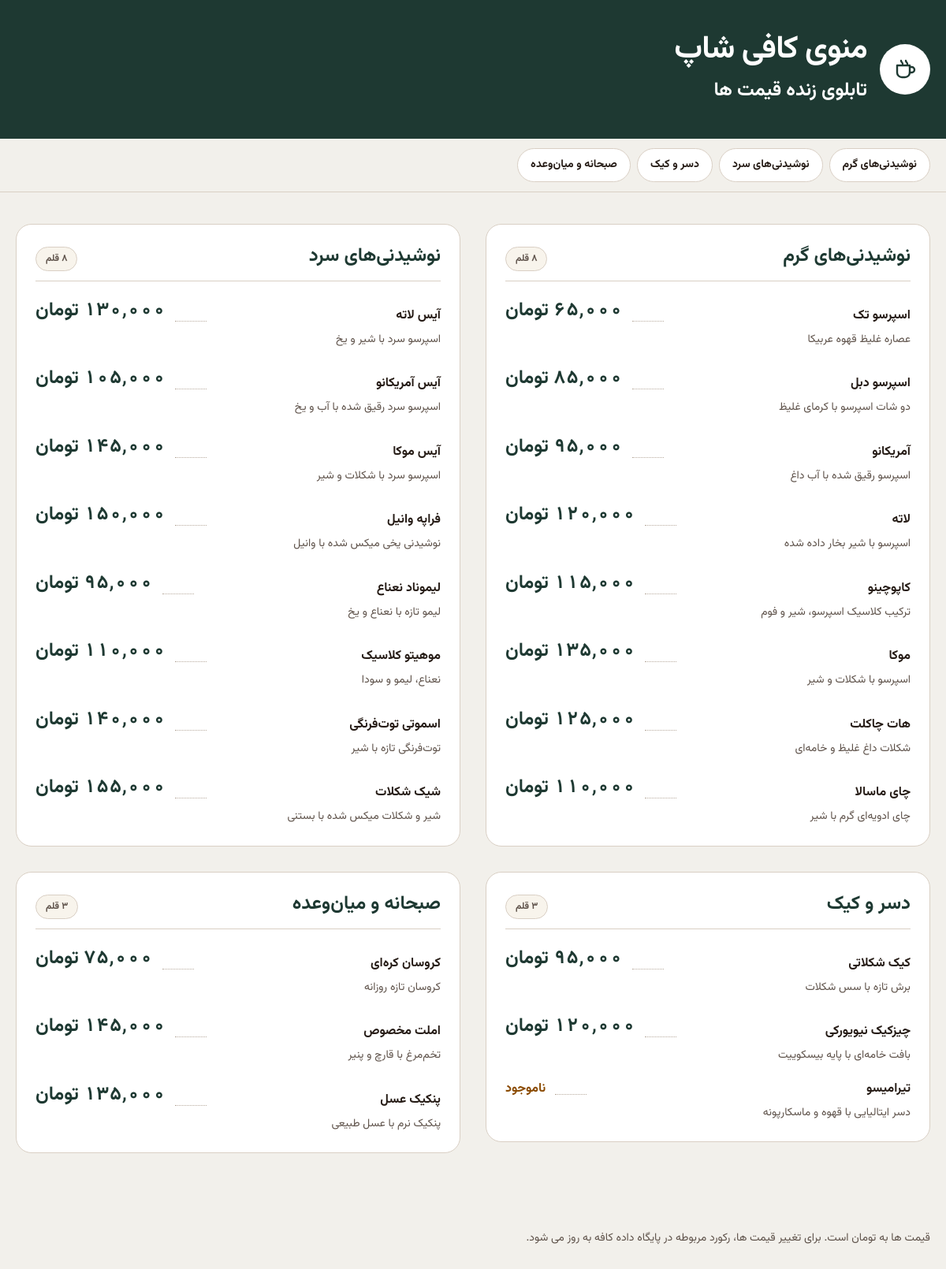
The page / on the database its author committed.
### tables this page shows
CREATE TABLE IF NOT EXISTS categories (
  id INT UNSIGNED NOT NULL AUTO_INCREMENT,
  name VARCHAR(100) NOT NULL,
  slug VARCHAR(120) NOT NULL,
  sort_order SMALLINT UNSIGNED NOT NULL DEFAULT 0,
  is_active TINYINT(1) NOT NULL DEFAULT 1,
  created_at TIMESTAMP NOT NULL DEFAULT CURRENT_TIMESTAMP,
  updated_at TIMESTAMP NOT NULL DEFAULT CURRENT_TIMESTAMP ON UPDATE CURRENT_TIMESTAMP,
  PRIMARY KEY (id),
  UNIQUE KEY uq_categories_slug (slug),
  KEY ix_categories_active_sort (is_active, sort_order, id)
);

CREATE TABLE IF NOT EXISTS products (
  id INT UNSIGNED NOT NULL AUTO_INCREMENT,
  category_id INT UNSIGNED NOT NULL,
  name VARCHAR(120) NOT NULL,
  slug VARCHAR(140) NOT NULL,
  description VARCHAR(255) NULL,
  price_toman INT UNSIGNED NULL,
  is_available TINYINT(1) NOT NULL DEFAULT 1,
  sort_order SMALLINT UNSIGNED NOT NULL DEFAULT 0,
  created_at TIMESTAMP NOT NULL DEFAULT CURRENT_TIMESTAMP,
  updated_at TIMESTAMP NOT NULL DEFAULT CURRENT_TIMESTAMP ON UPDATE CURRENT_TIMESTAMP,
  PRIMARY KEY (id),
  UNIQUE KEY uq_products_category_slug (category_id, slug),
  KEY ix_products_visible_sort (category_id, is_available, sort_order, id),
  CONSTRAINT fk_products_category
    FOREIGN KEY (category_id)
    REFERENCES categories (id)
    ON UPDATE CASCADE
    ON DELETE RESTRICT,
  CONSTRAINT chk_products_price_positive
    CHECK (price_toman IS NULL OR price_toman > 0)
);

### config/database.php (called while the page is built, shortened)
<?php
return [
    'host' => getenv('CAFE_DB_HOST') ?: '127.0.0.1',
    'port' => (int) (getenv('CAFE_DB_PORT') ?: 3306),
    'name' => getenv('CAFE_DB_NAME') ?: 'cafe_menu',
    'user' => getenv('CAFE_DB_USER') ?: 'root',
    'password' => getenv('CAFE_DB_PASSWORD') ?: '',
    'charset' => 'utf8mb4',
];

### app/bootstrap.php (called while the page is built, shortened)
<?php
require_once __DIR__ . '/Database.php';
require_once __DIR__ . '/MenuRepository.php';
require_once __DIR__ . '/menu_helpers.php';
$config = require __DIR__ . '/../config/database.php';
try {
    $menu = (new MenuRepository(Database::connect($config)))->getMenu();
} catch (Throwable $error) {
    error_log('[cafe-menu] database error: ' . $error->getMessage());
    throw new MenuDataException('در حال حاضر امکان خواندن منو وجود ندارد.');
}
return $menu;

### app/Database.php (called while the page is built, shortened)
<?php
final class Database
{
    public static function connect(array $config): PDO
    {
        $dsn = sprintf(
            'mysql:host=%s;port=%d;dbname=%s;charset=%s',
            $config['host'],
            $config['port'],
            $config['name'],
            $config['charset']
        );
        return new PDO(
            $dsn,
            $config['user'],
            $config['password'],
            [
                PDO::ATTR_ERRMODE => PDO::ERRMODE_EXCEPTION,
                PDO::ATTR_DEFAULT_FETCH_MODE => PDO::FETCH_ASSOC,
                PDO::ATTR_EMULATE_PREPARES => false,
            ]
        );
    }
}

### app/MenuRepository.php (called while the page is built, shortened)
<?php
final class MenuRepository
{
    public function getMenu(): array
    {
        $categories = $this->pdo
            ->query('SELECT id, name, slug FROM categories WHERE is_active = 1 ORDER BY sort_order ASC, id ASC')
            ->fetchAll();
        $menuCategories = [];
        $categoryIds = array_map(static fn (array $category): int => (int) $category['id'], $categories);
        if ($categoryIds !== []) {
            $placeholders = implode(',', array_fill(0, count($categoryIds), '?'));
            $statement = $this->pdo->prepare(
                'SELECT id, category_id, name, description, price_toman, is_available
                 FROM products
                 WHERE category_id IN (' . $placeholders . ')
                 ORDER BY sort_order ASC, id ASC'
            );
            foreach ($categoryIds as $index => $categoryId) {
                $statement->bindValue($index + 1, $categoryId, PDO::PARAM_INT);
            }
            $statement->execute();
            $products = $statement->fetchAll();
            foreach ($categories as $category) {
                $categoryId = (int) $category['id'];
                $menuCategories[] = [
                    'id' => $categoryId,
                    'name' => (string) $category['name'],
                    'slug' => (string) $category['slug'],
                    'products' => [],
                ];
            }
            $positions = [];
            foreach ($menuCategories as $position => $menuCategory) {
                $positions[$menuCategory['id']] = $position;
            }
            foreach ($products as $product) {
                $categoryId = (int) $product['category_id'];
                $price = $product['price_toman'];
                $menuCategories[$positions[$categoryId]]['products'][] = [
                    'id' => (int) $product['id'],
                    'name' => (string) $product['name'],
                    'description' => $product['description'] === null ? null : (string) $product['description'],
                    'price_toman' => $price === null ? null : (int) $price,
                    'is_available' => (int) $product['is_available'] === 1,
                ];
            }
        }
        return [
            'ok' => true,
            'currency' => 'تومان',
            'generated_at' => (new DateTimeImmutable('now', new DateTimeZone('Asia/Tehran')))->format('Y-m-d\TH:i:sP'),
            'categories' => $menuCategories,
        ];
    }
}

### app/menu_helpers.php (called while the page is built, shortened)
<?php
function menu_escape(string $value): string
{
    return htmlspecialchars($value, ENT_QUOTES | ENT_SUBSTITUTE, 'UTF-8');
}
function menu_anchor_id(string $slug): string
{
    $slug = strtolower(trim($slug));
    $slug = (string) preg_replace('/[^a-z0-9]+/', '-', $slug);
    $slug = trim($slug, '-');
    return $slug === '' ? 'category' : 'category-' . $slug;
}
function format_toman(?int $price): string
{
    static $formatter = null;
    if ($formatter === null && class_exists(NumberFormatter::class)) {
        $formatter = new NumberFormatter('fa_IR', NumberFormatter::DECIMAL);
    }
    $number = $formatter instanceof NumberFormatter
        ? $formatter->format($price)
        : number_format($price);
    return $number . ' تومان';
}

### index.php (the view, shortened to what this page needs)
<?php
$menu = null;
try {
    $menu = require __DIR__ . '/app/bootstrap.php';
} catch (MenuDataException $error) {
    $menuError = $error->getMessage();
} catch (Throwable $error) {
    error_log('[cafe-menu] page error: ' . $error->getMessage());
    $menuError = 'در حال حاضر امکان خواندن منو وجود ندارد.';
}
$categories = [];
if (is_array($menu) && isset($menu['categories']) && is_array($menu['categories'])) {
    $categories = $menu['categories'];
}
$generatedAt = (is_array($menu) && isset($menu['generated_at']) && is_string($menu['generated_at']))
    ? $menu['generated_at']
    : null;
function menu_format_count(int $value): string
{
    static $formatter = null;
    if ($formatter === null && class_exists(NumberFormatter::class)) {
        $formatter = new NumberFormatter('fa_IR', NumberFormatter::DECIMAL);
    }
    if ($formatter instanceof NumberFormatter) {
        $formatted = $formatter->format($value);
        if (is_string($formatted)) {
            return $formatted;
        }
    }
    return menu_to_persian_digits((string) $value);
}
function menu_to_persian_digits(string $value): string
{
    return str_replace(
        ['0', '1', '2', '3', '4', '5', '6', '7', '8', '9'],
        ['۰', '۱', '۲', '۳', '۴', '۵', '۶', '۷', '۸', '۹'],
        $value
    );
}
function menu_product_price(array $product): string
{
    $available = isset($product['is_available']) && $product['is_available'] === true;
    if (!$available) {
        return 'ناموجود';
    }
    $price = $product['price_toman'] ?? null;
    return format_toman(is_int($price) ? $price : null);
}
?>
<!DOCTYPE html>
<html lang="fa" dir="rtl">
<head>
  <link rel="stylesheet" href="assets/css/menu.css?v=3">
</head>
<body>
  <header class="site-header">
    <div class="container site-header__grid">
      <div class="brand">
        <span class="brand__mark" aria-hidden="true">
        </span>
        <div>
          <h1 class="brand__title">منوی کافی شاپ</h1>
          <p class="brand__subtitle">تابلوی زنده قیمت ها</p>
        </div>
      </div>
    </div>
  </header>
  <?php if ($categories !== []) : ?>
    <nav class="category-nav" aria-label="دسته های منو">
      <div class="container">
        <ul class="category-nav__list" id="category-nav-list">
          <?php foreach ($categories as $category) : ?>
            <?php $anchor = menu_anchor_id((string) ($category['slug'] ?? '')); ?>
            <li><a class="category-nav__link" href="#<?= menu_escape($anchor) ?>"><?= menu_escape((string) ($category['name'] ?? '')) ?></a></li>
          <?php endforeach; ?>
        </ul>
      </div>
    </nav>
  <?php endif; ?>
  <main id="menu-main" class="page-main" data-menu-endpoint="api/menu.php" data-generated-at="<?= menu_escape((string) ($generatedAt ?? '')) ?>">
    <div class="container">
      <div class="menu-grid" id="menu-grid">
        <?php foreach ($categories as $categoryIndex => $category) : ?>
          <?php
          $anchor = menu_anchor_id((string) ($category['slug'] ?? ''));
          $products = (isset($category['products']) && is_array($category['products'])) ? $category['products'] : [];
          $titleId = 'category-title-' . $categoryIndex;
          ?>
          <section class="menu-section" id="<?= menu_escape($anchor) ?>" aria-labelledby="<?= menu_escape($titleId) ?>">
            <div class="menu-section__head">
              <h2 class="menu-section__title" id="<?= menu_escape($titleId) ?>"><?= menu_escape((string) ($category['name'] ?? '')) ?></h2>
              <span class="menu-section__count"><?= menu_escape(menu_format_count(count($products)) . ' قلم') ?></span>
            </div>
            <ul class="menu-list">
              <?php foreach ($products as $product) : ?>
                <?php
                $available = isset($product['is_available']) && $product['is_available'] === true;
                $description = isset($product['description']) && is_string($product['description']) ? trim($product['description']) : '';
                ?>
                <li class="menu-item<?= $available ? '' : ' menu-item--unavailable' ?>">
                  <span class="menu-item__name"><?= menu_escape((string) ($product['name'] ?? '')) ?></span>
                  <span class="menu-item__leader" aria-hidden="true"></span>
                  <span class="menu-item__price"><?= menu_escape(menu_product_price($product)) ?></span>
                  <?php if ($description !== '') : ?>
                    <p class="menu-item__description"><?= menu_escape($description) ?></p>
                  <?php endif; ?>
                </li>
              <?php endforeach; ?>
            </ul>
          </section>
        <?php endforeach; ?>
      </div>
    </div>
  </main>
  <footer class="page-footer">
    <div class="container">
      <p>قیمت ها به تومان است. برای تغییر قیمت ها، رکورد مربوطه در پایگاه داده کافه به روز می شود.</p>
    </div>
  </footer>
</body>
</html>

### rows shown on the page
categories: name "نوشیدنی‌های گرم", products "۸ قلم"
categories: name "نوشیدنی‌های سرد", products "۸ قلم"
categories: name "دسر و کیک", products "۳ قلم"
categories: name "صبحانه و میان‌وعده", products "۳ قلم"
products: name "اسپرسو تک", price_toman "۶۵٬۰۰۰ تومان", description "عصاره غلیظ قهوه عربیکا"
products: name "اسپرسو دبل", price_toman "۸۵٬۰۰۰ تومان", description "دو شات اسپرسو با کرمای غلیظ"
products: name "آمریکانو", price_toman "۹۵٬۰۰۰ تومان", description "اسپرسو رقیق شده با آب داغ"
products: name "لاته", price_toman "۱۲۰٬۰۰۰ تومان", description "اسپرسو با شیر بخار داده شده"
products: name "کاپوچینو", price_toman "۱۱۵٬۰۰۰ تومان", description "ترکیب کلاسیک اسپرسو، شیر و فوم"
products: name "موکا", price_toman "۱۳۵٬۰۰۰ تومان", description "اسپرسو با شکلات و شیر"
products: name "هات چاکلت", price_toman "۱۲۵٬۰۰۰ تومان", description "شکلات داغ غلیظ و خامه‌ای"
products: name "چای ماسالا", price_toman "۱۱۰٬۰۰۰ تومان", description "چای ادویه‌ای گرم با شیر"
products: name "آیس لاته", price_toman "۱۳۰٬۰۰۰ تومان", description "اسپرسو سرد با شیر و یخ"
products: name "آیس آمریکانو", price_toman "۱۰۵٬۰۰۰ تومان", description "اسپرسو سرد رقیق شده با آب و یخ"
products: name "آیس موکا", price_toman "۱۴۵٬۰۰۰ تومان", description "اسپرسو سرد با شکلات و شیر"
products: name "فراپه وانیل", price_toman "۱۵۰٬۰۰۰ تومان", description "نوشیدنی یخی میکس شده با وانیل"
products: name "لیموناد نعناع", price_toman "۹۵٬۰۰۰ تومان", description "لیمو تازه با نعناع و یخ"
products: name "موهیتو کلاسیک", price_toman "۱۱۰٬۰۰۰ تومان", description "نعناع، لیمو و سودا"
products: name "اسموتی توت‌فرنگی", price_toman "۱۴۰٬۰۰۰ تومان", description "توت‌فرنگی تازه با شیر"
products: name "شیک شکلات", price_toman "۱۵۵٬۰۰۰ تومان", description "شیر و شکلات میکس شده با بستنی"
products: name "کیک شکلاتی", price_toman "۹۵٬۰۰۰ تومان", description "برش تازه با سس شکلات"
products: name "چیزکیک نیویورکی", price_toman "۱۲۰٬۰۰۰ تومان", description "بافت خامه‌ای با پایه بیسکوییت"
products: name "تیرامیسو", is_available "ناموجود", description "دسر ایتالیایی با قهوه و ماسکارپونه"
products: name "کروسان کره‌ای", price_toman "۷۵٬۰۰۰ تومان", description "کروسان تازه روزانه"
products: name "املت مخصوص", price_toman "۱۴۵٬۰۰۰ تومان", description "تخم‌مرغ با قارچ و پنیر"
products: name "پنکیک عسل", price_toman "۱۳۵٬۰۰۰ تومان", description "پنکیک نرم با عسل طبیعی"
